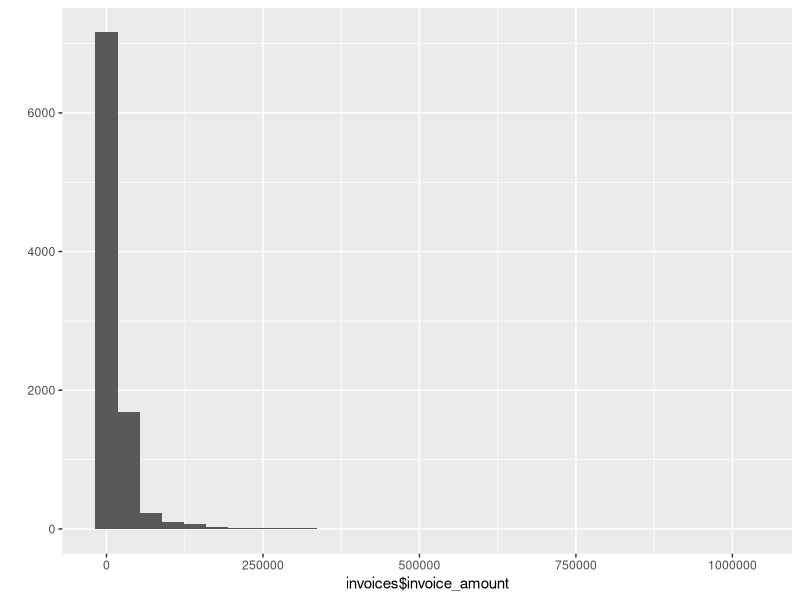
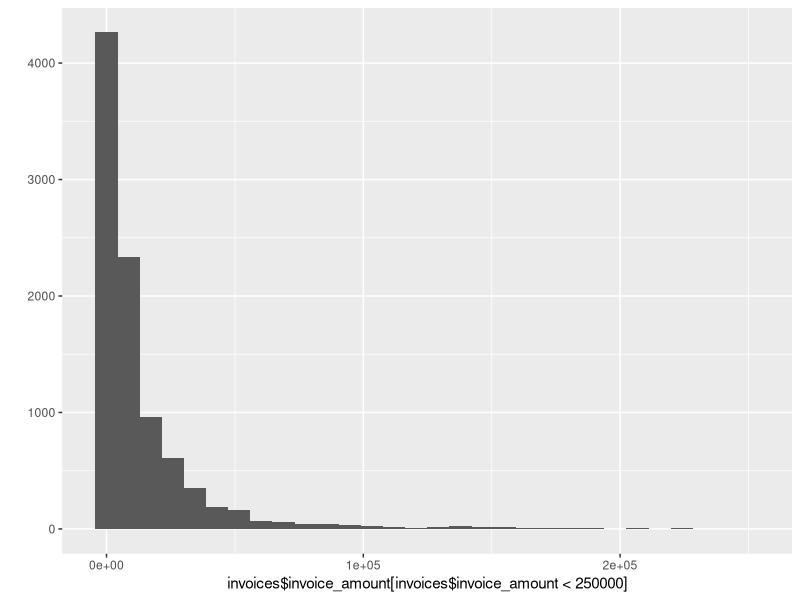
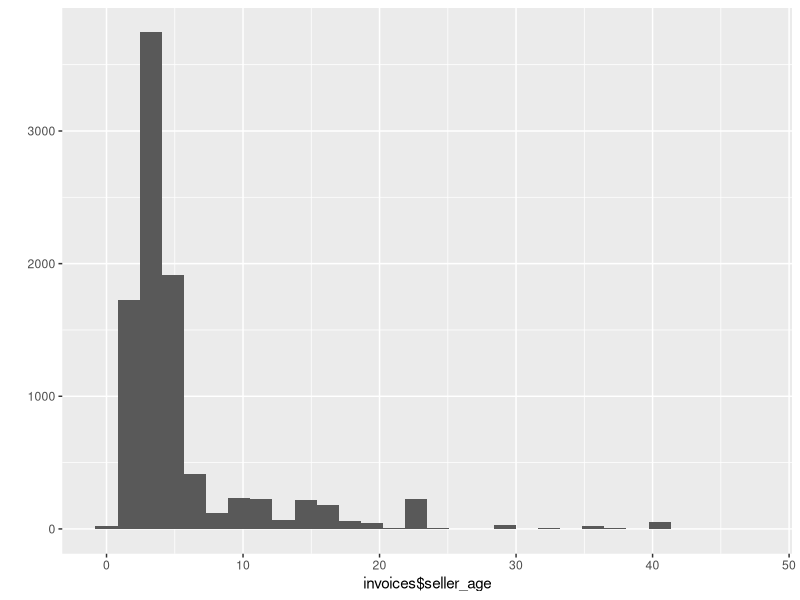
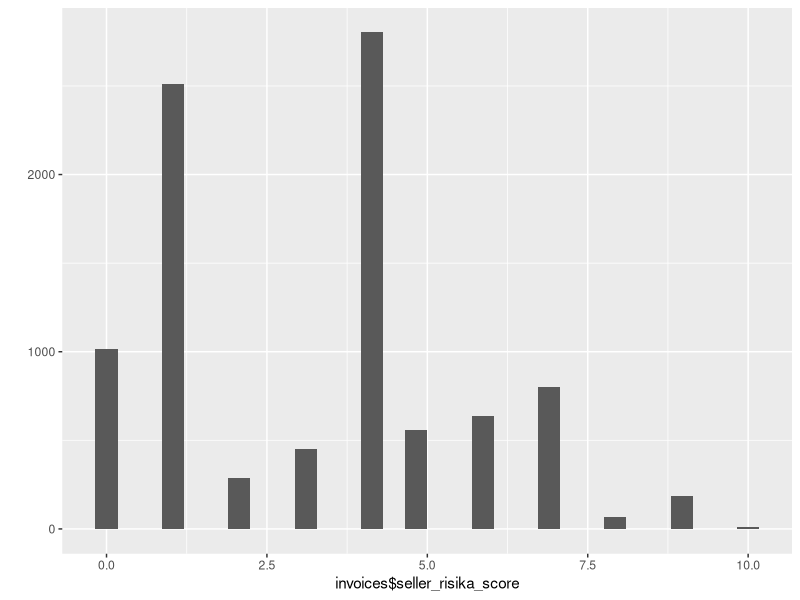
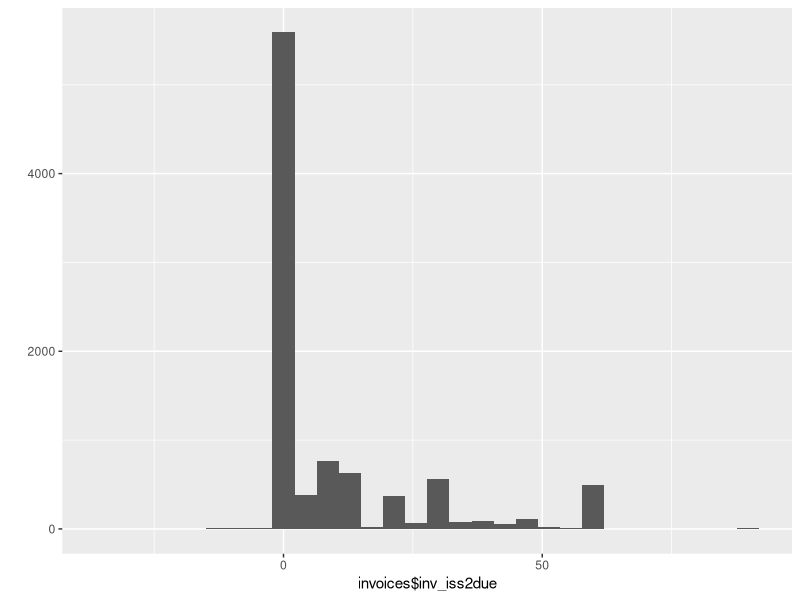
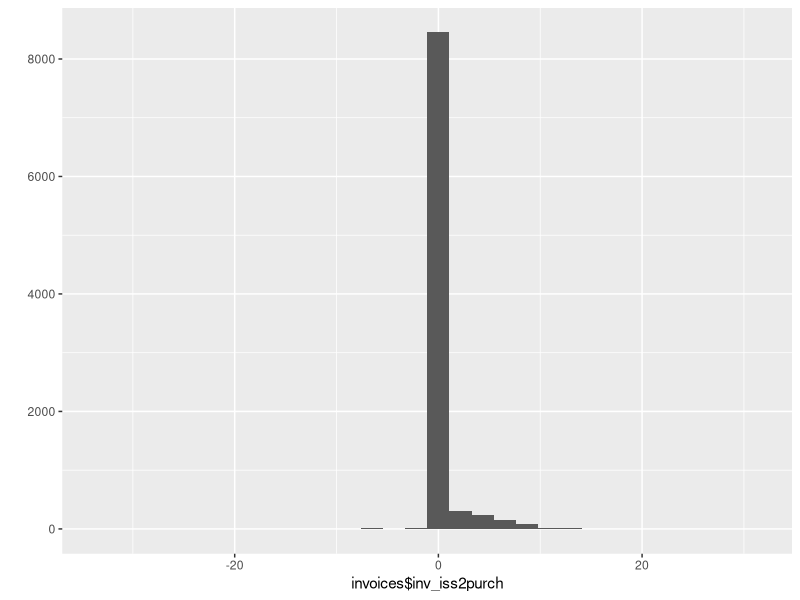
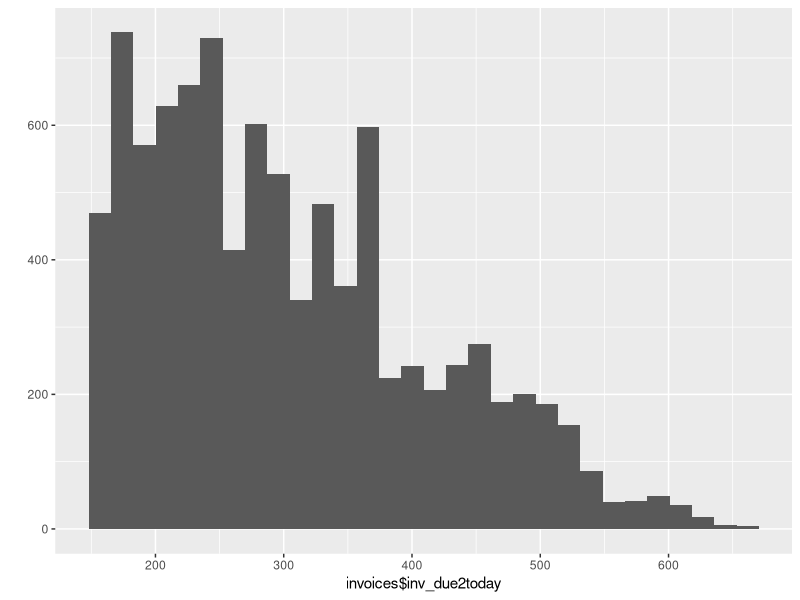

Source code (R) for these figures, in order:
library(readxl)
library(pillar)
library(ggplot2)
library(dplyr)
library(lubridate)
library(rlang)

invoices <- read_excel("Moneyflow DS interview Case.xlsx", 
                                          sheet = "Train")

dim(invoices)
glimpse(invoices)

qplot(invoices$invoice_amount)
qplot(invoices$invoice_amount[invoices$invoice_amount<250000])
qplot(invoices$seller_age)
qplot(invoices$seller_risika_score)

qplot(invoices$inv_iss2due)
qplot(invoices$inv_iss2purch)
qplot(invoices$inv_due2today)

table(invoices$defaulted, useNA = 'ifany')
table(invoices$seller_is_public, useNA = 'ifany')
table(invoices$seller_danish_pep, useNA = 'ifany')

nrow(table(invoices$seller_main_industry_code))
nrow(table(invoices$seller_company_type))
table(invoices$seller_company_type)

invoices_clean <- invoices %>% 
  mutate(
    response = case_when(defaulted == 'y' ~ 1, T ~ 0),
    seller_danish_pep_num = as.numeric(seller_danish_pep),
    invoice_issue_date = today() - days(inv_due2today),
    invoice_issue_yearmonth = paste0(year(invoice_issue_date),
                                     case_when(
                                        nchar(month(invoice_issue_date)) == 1 ~ paste0('0',month(invoice_issue_date)), 
                                        T ~ as.character(month(invoice_issue_date)))))
                                     
  

invoices_clean %>% 
  group_by(invoice_issue_yearmonth) %>% 
  summarise(nn = n(),
            br = mean(response))

table(invoices_clean$seller_danish_pep_num)
